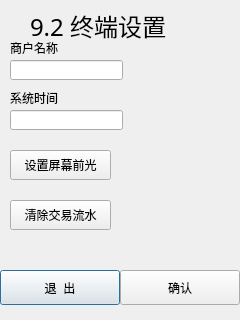
<?xml version="1.0" encoding="UTF-8"?>
<ui version="4.0">
 <class>mainkey92</class>
 <widget class="QDialog" name="mainkey92">
  <property name="geometry">
   <rect>
    <x>0</x>
    <y>0</y>
    <width>240</width>
    <height>320</height>
   </rect>
  </property>
  <property name="windowTitle">
   <string>Dialog</string>
  </property>
  <widget class="QLabel" name="label">
   <property name="geometry">
    <rect>
     <x>30</x>
     <y>10</y>
     <width>201</width>
     <height>31</height>
    </rect>
   </property>
   <property name="font">
    <font>
     <family>AR PL UKai CN</family>
     <pointsize>18</pointsize>
    </font>
   </property>
   <property name="text">
    <string>9.2 终端设置</string>
   </property>
  </widget>
  <widget class="QPushButton" name="pushButton_8">
   <property name="geometry">
    <rect>
     <x>0</x>
     <y>270</y>
     <width>120</width>
     <height>35</height>
    </rect>
   </property>
   <property name="text">
    <string>退  出</string>
   </property>
  </widget>
  <widget class="QPushButton" name="pushButton_6">
   <property name="geometry">
    <rect>
     <x>10</x>
     <y>200</y>
     <width>101</width>
     <height>30</height>
    </rect>
   </property>
   <property name="text">
    <string>清除交易流水</string>
   </property>
  </widget>
  <widget class="QPushButton" name="pushButton_7">
   <property name="geometry">
    <rect>
     <x>10</x>
     <y>150</y>
     <width>101</width>
     <height>30</height>
    </rect>
   </property>
   <property name="text">
    <string>设置屏幕前光</string>
   </property>
  </widget>
  <widget class="QLineEdit" name="lineEdit_2">
   <property name="geometry">
    <rect>
     <x>10</x>
     <y>110</y>
     <width>113</width>
     <height>20</height>
    </rect>
   </property>
  </widget>
  <widget class="QLabel" name="label_2">
   <property name="geometry">
    <rect>
     <x>10</x>
     <y>40</y>
     <width>121</width>
     <height>16</height>
    </rect>
   </property>
   <property name="text">
    <string>商户名称</string>
   </property>
  </widget>
  <widget class="QLabel" name="label_4">
   <property name="geometry">
    <rect>
     <x>10</x>
     <y>90</y>
     <width>121</width>
     <height>16</height>
    </rect>
   </property>
   <property name="text">
    <string>系统时间</string>
   </property>
  </widget>
  <widget class="QLineEdit" name="lineEdit">
   <property name="geometry">
    <rect>
     <x>10</x>
     <y>60</y>
     <width>113</width>
     <height>20</height>
    </rect>
   </property>
  </widget>
  <widget class="QPushButton" name="pushButton_9">
   <property name="geometry">
    <rect>
     <x>120</x>
     <y>270</y>
     <width>120</width>
     <height>35</height>
    </rect>
   </property>
   <property name="text">
    <string>确认</string>
   </property>
  </widget>
 </widget>
 <tabstops>
  <tabstop>lineEdit</tabstop>
  <tabstop>lineEdit_2</tabstop>
  <tabstop>pushButton_7</tabstop>
  <tabstop>pushButton_6</tabstop>
  <tabstop>pushButton_9</tabstop>
  <tabstop>pushButton_8</tabstop>
 </tabstops>
 <resources/>
 <connections/>
</ui>
